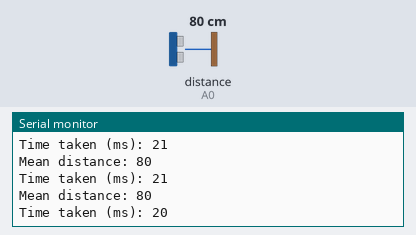
Simulated run of this sketch. Board: Arduino Uno, built with avr-gcc and run on an emulated ATmega328P. Shown: the last lines printed to the serial monitor. Inputs (shaded band) come from the test bench; at power-on: distance to the obstacle (sensor on A0) 80 cm.

Above: at 1.8 s.
1.9 s: distance to the obstacle (sensor on A0) set to 2 cm
At 2.5 s:
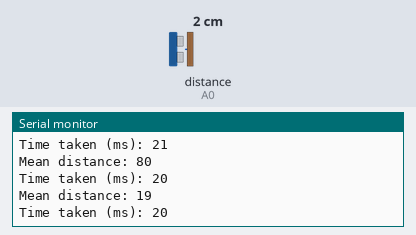
3.4 s: distance to the obstacle (sensor on A0) set to 35 cm
At 4.1 s:
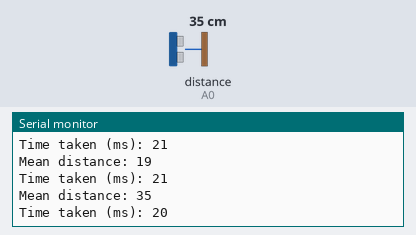
Timing chart, 0 to 6.4 s (numbered marks = the images above; inputs shaded):
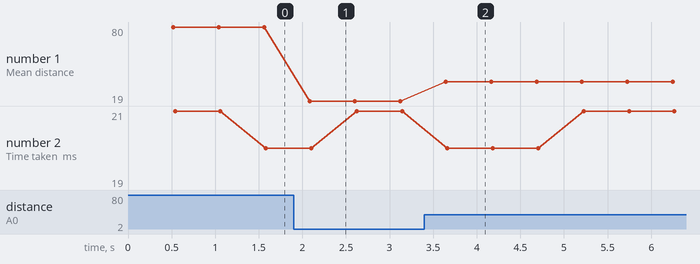

Measured:
- after the input at 1.9 s, the serial monitor: prints a new line after 0.18 s (image 1)
- after the input at 3.4 s, the serial monitor: prints a new line after 0.24 s (image 2)
- plotted number 1: 80 → 19 after the input at 1.9 s, 19 → 35 after the input at 3.4 s

The sketch:

new_sharp_ir.ino
```cpp
#include <SharpIR.h>

#include <SharpIR.h>

#include <SharpIR.h>

/*
 * Sharp IR (infrared) distance measurement module for Arduino
 * Measures the distance in cm.

 * Original library: https://github.com/guillaume-rico/SharpIR

 * Watch Video instrution for this code: https://youtu.be/GL8dkw1NbMc
 *
 * Full explanation of this code and wiring diagram is available at
 * my Arduino Course at Udemy.com here: http://robojax.com/L/?id=62

 * Written by Ahmad Shamshiri on Feb 03, 2018 at 07:34
 * in Ajax, Ontario, Canada. www.robojax.com
 *

 * Get this code and other Arduino codes from Robojax.com
Learn Arduino step by step in structured course with all material, wiring diagram and library
all in once place. Purchase My course on Udemy.com http://robojax.com/L/?id=62

If you found this tutorial helpful, please support me so I can continue creating
content like this. You can support me on Patreon http://robojax.com/L/?id=63

or make donation using PayPal http://robojax.com/L/?id=64

 *  * This code is "AS IS" without warranty or liability. Free to be used as long as you keep this note intact.*
 * This code has been download from Robojax.com
    This program is free software: you can redistribute it and/or modify
    it under the terms of the GNU General Public License as published by
    the Free Software Foundation, either version 3 of the License, or
    (at your option) any later version.

    This program is distributed in the hope that it will be useful,
    but WITHOUT ANY WARRANTY; without even the implied warranty of
    MERCHANTABILITY or FITNESS FOR A PARTICULAR PURPOSE.  See the
    GNU General Public License for more details.

    You should have received a copy of the GNU General Public License
    along with this program.  If not, see <https://www.gnu.org/licenses/>.

*/


  // Sharp IR code for Robojax.com
#include <SharpIR.h>

#define IR A0 // define signal pin
#define model 20150 // used 1080 because model GP2Y0A21YK0F is used
// Sharp IR code for Robojax.com
// ir: the pin where your sensor is attached
// model: an int that determines your sensor:  1080 for GP2Y0A21Y
//                                            20150 for GP2Y0A02Y
//                                            430 for GP2Y0A41SK
/*
2 to 15 cm GP2Y0A51SK0F  use 1080
4 to 30 cm GP2Y0A41SK0F / GP2Y0AF30 series  use 430
10 to 80 cm GP2Y0A21YK0F  use 1080
10 to 150 cm GP2Y0A60SZLF use 10150
20 to 150 cm GP2Y0A02YK0F use 20150
100 to 550 cm GP2Y0A710K0F  use 100550

 */

SharpIR SharpIR(IR, model);
void setup() {
    // Sharp IR code for Robojax.com
 Serial.begin(9600);
 Serial.println("Robojax Sharp IR  ");
}

void loop() {
    // Sharp IR code for Robojax.com
    delay(500);

  unsigned long startTime=millis();  // takes the time before the loop on the library begins

  int dis=SharpIR.getDistance();  // this returns the distance to the object you're measuring

  // Sharp IR code for Robojax.com

  Serial.print("Mean distance: ");  // returns it to the serial monitor
  Serial.println(dis);
  //Serial.println(analogRead(A0));
  unsigned long endTime=millis()-startTime;  // the following gives you the time taken to get the measurement
 Serial.print("Time taken (ms): ");
 Serial.println(endTime);
     // Sharp IR code for Robojax.com

}
```
